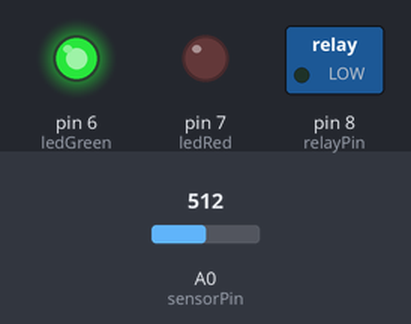
The sketch below on a simulated Arduino Uno, built with avr-gcc and run on an emulated ATmega328P. Parts: switched loads named in the sketch (green lamp = pin HIGH), output pins drawn as LEDs (lit = HIGH). The inputs (shaded band) are chosen by the test bench; at power-on: A0 (sensorPin) = 512. What the sketch prints to the serial monitor is not drawn.

Above: at 1.2 s.
1.3 s: A0 (sensorPin) set to 540
2.8 s: A0 (sensorPin) set to 561
At 4.0 s:
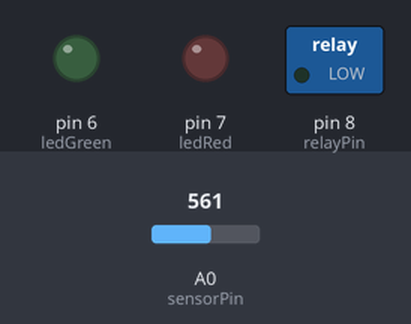
4.5 s: A0 (sensorPin) set to 306
At 5.7 s:
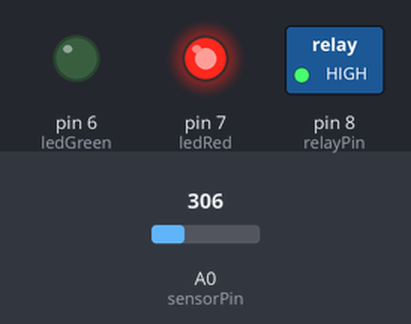
6.0 s: A0 (sensorPin) set to 472
7.5 s: A0 (sensorPin) set to 492
At 8.9 s:
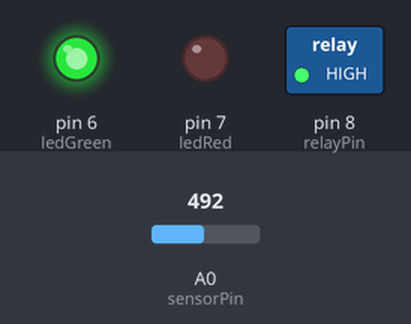
Timing chart, 0 to 10.1 s (numbered marks = the images above; inputs shaded):
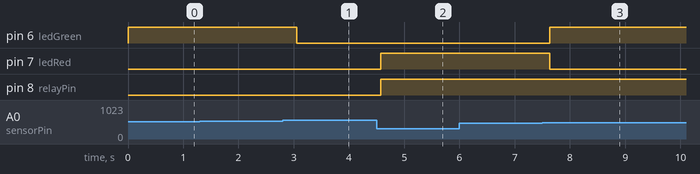

Measured:
- the behaviour switches between 552 and 553 on A0 (sensorPin) (found by bisection; images 0 and 1)
- the behaviour switches between 480 and 481 on A0 (sensorPin) (found by bisection; images 2 and 3)
- after the input at 1.3 s, every drawn part: stays the same
- after the input at 2.8 s, pin 6 (ledGreen): HIGH → LOW after 0.25 s
- after the input at 4.5 s, pin 7 (ledRed), pin 8 (relayPin): LOW → HIGH after 0.07 s
- after the input at 6.0 s, every drawn part: stays the same
- after the input at 7.5 s, pin 6 (ledGreen): LOW → HIGH after 0.13 s; pin 7 (ledRed): HIGH → LOW after 0.13 s

The sketch:

closed_loop.ino
```cpp
// ============================================================
// Lab 17: Closed Loop Control - On/Off + Hysteresis
// AtSoftMaker | Embedded System - Arduino
// ============================================================

const int sensorPin = A0;   // จำลองเซนเซอร์ด้วย VR
const int relayPin  = 8;
const int ledGreen  = 6;
const int ledRed    = 7;

const int RELAY_ON  = HIGH;
const int RELAY_OFF = LOW;

const float SET_POINT  = 50.0;
const float HYSTERESIS = 3.0;

void setup() {
  Serial.begin(9600);
  pinMode(relayPin, OUTPUT);
  pinMode(ledGreen, OUTPUT);
  pinMode(ledRed, OUTPUT);
  digitalWrite(relayPin, RELAY_OFF);
  Serial.println("--- Lab 17: Closed Loop (On/Off) Control ---");
}

void loop() {
  int raw = analogRead(sensorPin);
  float processValue = map(raw, 0, 1023, 0, 100);
  float error = SET_POINT - processValue;
  int stage =0;

  if (processValue < SET_POINT - HYSTERESIS) {
    digitalWrite(relayPin, RELAY_ON);
    digitalWrite(ledRed, HIGH);
    digitalWrite(ledGreen, LOW);
    stage=1;
  } else if (processValue > SET_POINT + HYSTERESIS) {
    digitalWrite(relayPin, RELAY_OFF);
    digitalWrite(ledRed, LOW);
    digitalWrite(ledGreen, LOW);
    stage=2;
  } else {
    digitalWrite(ledGreen, HIGH);
    digitalWrite(ledRed, LOW);
    stage=3;
  }

  Serial.print("SetPoint: "); Serial.print(SET_POINT);
  Serial.print(" | Current: "); Serial.print(processValue);
  Serial.print(" | Error: "); Serial.print(error);
  Serial.print(" | ST: ");
  if( stage==1){
    Serial.println("ทำงาน");
  }else if(stage==2){
    Serial.println("หยุด");
  }else if(stage==3){
    Serial.println("อยู่ในเป้าหมาย");
  }

  delay(300);
}
```
